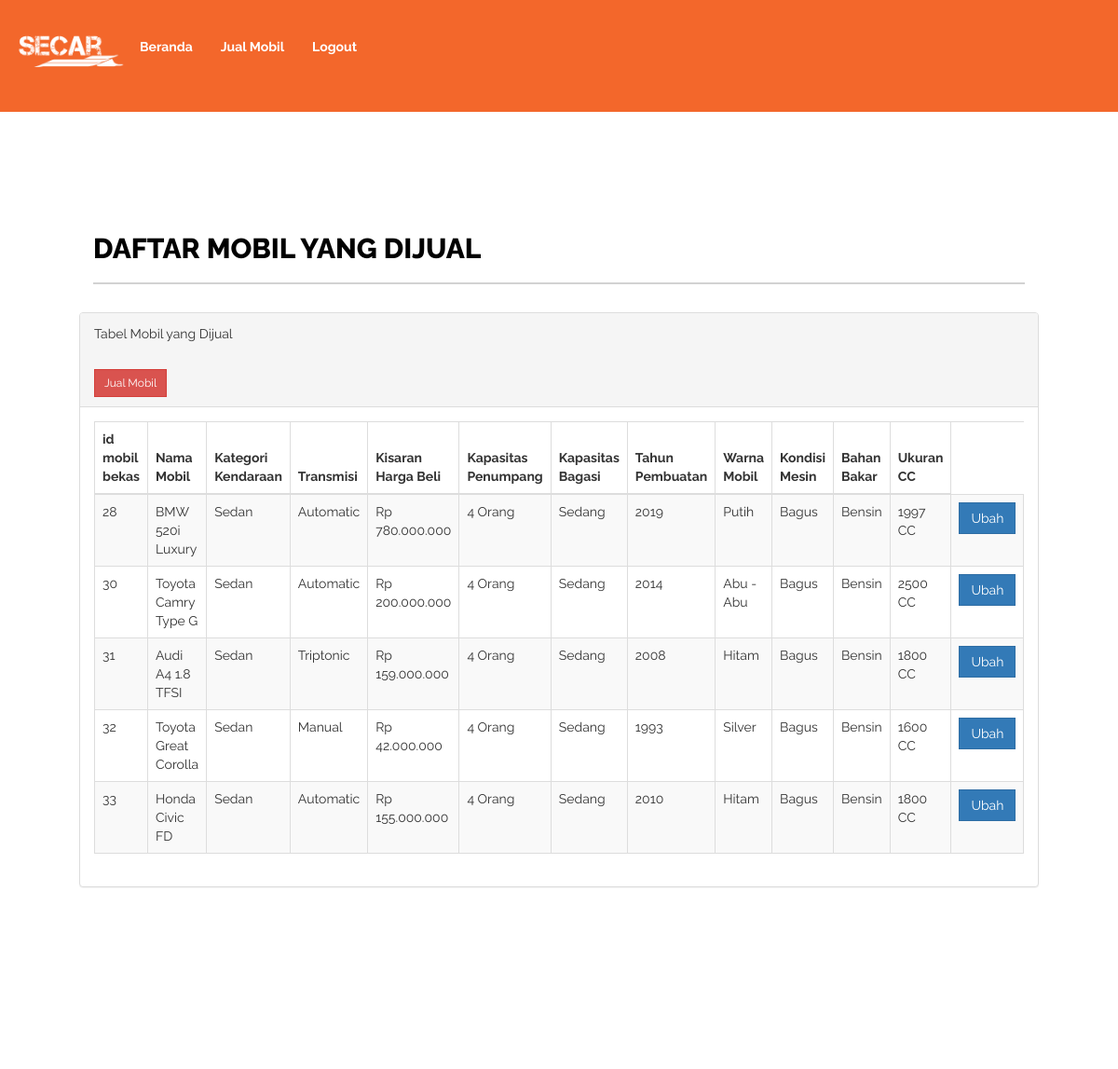
Screenshot of /penjual_alternatif.php (signed in) with the database file from the repository.
### tables this page shows
CREATE TABLE `alternatifhp` (
  `id_mobil_bekas` int(11) NOT NULL,
  `userid` int(11) NOT NULL,
  `Nama` varchar(50) NOT NULL,
  `kategori_kendaraan` varchar(20) NOT NULL,
  `Transmisi` varchar(20) NOT NULL,
  `Kisaran_harga_beli` varchar(20) NOT NULL,
  `Kapasitas_Penumpang` varchar(10) NOT NULL,
  `Kapasitas_Bagasi` varchar(20) NOT NULL,
  `Tahun_Pembuatan` varchar(5) NOT NULL,
  `Warna_Mobil` varchar(10) NOT NULL,
  `Kondisi_Mesin` varchar(20) NOT NULL,
  `Bahan_Bakar` varchar(10) NOT NULL,
  `Ukuran_CC` varchar(10) NOT NULL,
  `Telepon` varchar(14) NOT NULL
);

### session.php (called while the page is built, shortened)
<?php
$email = $_SESSION['username'];
require('./koneksi.php');
function query($query)
{
    global $dbcon;
    $result = mysqli_query($dbcon, $query);
    $rows = [];
    while ($row = mysqli_fetch_assoc($result)) {
        $rows[] = $row;
    }
    return $rows;
}
$cust = query("SELECT * FROM users WHERE userid= '$email'")[0];
?>

### penjual_alternatif.php (the view, shortened to what this page needs)
<?php
require "session.php";
$iduser = $cust["userid"];
?>
<!DOCTYPE html>
<html xmlns="http://www.w3.org/1999/xhtml">
<head>
    <link rel="stylesheet" href="https://maxcdn.bootstrapcdn.com/bootstrap/3.4.0/css/bootstrap.min.css">
    <link href="assets/css/bootstrap.css" rel="stylesheet" />
    <link href="assets/css/font-awesome.css" rel="stylesheet" />
    <link href="assets/css/style.css" rel="stylesheet" />
</head>
<body>
    <div class="container-fluid" style="background-color:  #F3672B;">
        <div class="navbar-header" style="background-color:  #F3672B;">
            <a href="index_penjual.php"><img src="assets/img/secarputih.png" alt="" width="120px" height="120px"></a>
        </div>
        <ul class="nav navbar-nav ">
            <br>
            <li><a href="index_penjual.php" style="color: white;"> <b> Beranda</b></a></li>
            <li><a href="penjual_alternatif.php" style="color: white;"> <b>Jual Mobil</b></a></li>
            <li><a href="logout.php" style="color: white;"> <b>Logout</b></a></li>
        </ul>
    </div>
    <div id="page-inner" style="padding: 100px; ">
        <div class="row">
            <div class="col-md-12">
                <h1 class="page-head-line">Daftar Mobil yang Dijual</h1>
            </div>
        </div>
        <div class="row">
            <div class="col-md-16">
                <div class="panel panel-default">
                    <div class="panel-heading">
                        Tabel Mobil yang Dijual
                        &nbsp;&nbsp;&nbsp;&nbsp;&nbsp;&nbsp;&nbsp;&nbsp;&nbsp;&nbsp;&nbsp;&nbsp;&nbsp;&nbsp;&nbsp;&nbsp;&nbsp;&nbsp;&nbsp;&nbsp;&nbsp;&nbsp;&nbsp;&nbsp;&nbsp;&nbsp;&nbsp;&nbsp;&nbsp;&nbsp;&nbsp;&nbsp;&nbsp;&nbsp;&nbsp;&nbsp;&nbsp;&nbsp;&nbsp;&nbsp;&nbsp;&nbsp;&nbsp;&nbsp;&nbsp;&nbsp;&nbsp;&nbsp;&nbsp;&nbsp;&nbsp;&nbsp;&nbsp;&nbsp;&nbsp;&nbsp;&nbsp;&nbsp;&nbsp;&nbsp;&nbsp;&nbsp;&nbsp;&nbsp;&nbsp;&nbsp;&nbsp;&nbsp;&nbsp;&nbsp;&nbsp;&nbsp;&nbsp;&nbsp;&nbsp;&nbsp;&nbsp;&nbsp;&nbsp;&nbsp;&nbsp;&nbsp;&nbsp;&nbsp;&nbsp;&nbsp;&nbsp;&nbsp;&nbsp;&nbsp;&nbsp;&nbsp;&nbsp;&nbsp;&nbsp;&nbsp;&nbsp;&nbsp;&nbsp;&nbsp;&nbsp;&nbsp;&nbsp;&nbsp;&nbsp;&nbsp;&nbsp;&nbsp;&nbsp;&nbsp;&nbsp;&nbsp;&nbsp;&nbsp;&nbsp;&nbsp;&nbsp;&nbsp;&nbsp;&nbsp;&nbsp;&nbsp;&nbsp;&nbsp;&nbsp;&nbsp;&nbsp;&nbsp;&nbsp;&nbsp;&nbsp;&nbsp;&nbsp;&nbsp;&nbsp;&nbsp;&nbsp;&nbsp;&nbsp;&nbsp;&nbsp;&nbsp;&nbsp;&nbsp;&nbsp;&nbsp;&nbsp;&nbsp;&nbsp;&nbsp;&nbsp;&nbsp;&nbsp;&nbsp;&nbsp;&nbsp;&nbsp;&nbsp;&nbsp;&nbsp;&nbsp;&nbsp;&nbsp;&nbsp;&nbsp;&nbsp;&nbsp;&nbsp;&nbsp;&nbsp;&nbsp;&nbsp;&nbsp;&nbsp;&nbsp;&nbsp;&nbsp;&nbsp;&nbsp;&nbsp;&nbsp;&nbsp;&nbsp;&nbsp;&nbsp;&nbsp;&nbsp;&nbsp;&nbsp;&nbsp;&nbsp;&nbsp;&nbsp;&nbsp;&nbsp;&nbsp;&nbsp;&nbsp;&nbsp;&nbsp;&nbsp;&nbsp;&nbsp;&nbsp;&nbsp;&nbsp;&nbsp;&nbsp;&nbsp;&nbsp;&nbsp;&nbsp;&nbsp;&nbsp;&nbsp;&nbsp;&nbsp;&nbsp;&nbsp;&nbsp;&nbsp;&nbsp;&nbsp;&nbsp;&nbsp;&nbsp;&nbsp;&nbsp;&nbsp;&nbsp;&nbsp;&nbsp;&nbsp;&nbsp;&nbsp;&nbsp;&nbsp;&nbsp;&nbsp;&nbsp;&nbsp;&nbsp;&nbsp;&nbsp;&nbsp;&nbsp;&nbsp;&nbsp;&nbsp;&nbsp;&nbsp;&nbsp;&nbsp;&nbsp;&nbsp;&nbsp;&nbsp;&nbsp;&nbsp;&nbsp;&nbsp;&nbsp;&nbsp;&nbsp;&nbsp;&nbsp;&nbsp;&nbsp;&nbsp;&nbsp;&nbsp;&nbsp;&nbsp;&nbsp;&nbsp;&nbsp;&nbsp;&nbsp;&nbsp;&nbsp;&nbsp;&nbsp;&nbsp;&nbsp;&nbsp;&nbsp;&nbsp;&nbsp;&nbsp;&nbsp;&nbsp;&nbsp;&nbsp;&nbsp;&nbsp;&nbsp;&nbsp;&nbsp;&nbsp;&nbsp;&nbsp;
                        <a href="penjual_alternatif_tambah.php"><input type="submit" value="Jual Mobil" class="btn btn btn-danger btn-sm"></a>
                    </div>
                    <div class="panel-body">
                        <div class="datatable table-responsive">
                            <table class="table table-striped table-bordered table-hover">
                                <thead>
                                    <tr>
                                        <th>id mobil bekas</th>
                                        <th>Nama Mobil</th>
                                        <th>Kategori Kendaraan</th>
                                        <th>Transmisi</th>
                                        <th>Kisaran Harga Beli</th>
                                        <th>Kapasitas Penumpang</th>
                                        <th>Kapasitas Bagasi</th>
                                        <th>Tahun Pembuatan</th>
                                        <th>Warna Mobil</th>
                                        <th>Kondisi Mesin</th>
                                        <th>Bahan Bakar</th>
                                        <th>Ukuran CC</th>
                                    </tr>
                                </thead>
                                <tbody>
                                    <?php
                                    include "koneksi.php";
                                    $result = mysqli_query($connect, "SELECT * FROM alternatifhp WHERE userid='$iduser'") or die(mysqli_error($connect));
                                    while ($data = mysqli_fetch_array($result)) {
                                    ?>
                                        <tr>
                                            <td><?php echo $data['id_mobil_bekas']; ?></td>
                                            <td><?php echo $data['Nama']; ?></td>
                                            <td><?php echo $data['kategori_kendaraan']; ?></td>
                                            <td><?php echo $data['Transmisi']; ?></td>
                                            <td><?php echo $data['Kisaran_harga_beli']; ?></td>
                                            <td><?php echo $data['Kapasitas_Penumpang']; ?></td>
                                            <td><?php echo $data['Kapasitas_Bagasi']; ?></td>
                                            <td><?php echo $data['Tahun_Pembuatan']; ?></td>
                                            <td><?php echo $data['Warna_Mobil']; ?></td>
                                            <td><?php echo $data['Kondisi_Mesin']; ?></td>
                                            <td><?php echo $data['Bahan_Bakar']; ?></td>
                                            <td><?php echo $data['Ukuran_CC']; ?></td>
                                            <td>
                                                <a href="penjual_alternatif_edit.php?id_mobil_bekas=<?php echo $data['id_mobil_bekas']; ?>" title="Edit"><button type="button" class="btn btn-primary">Ubah</button></a>
                                            </td>
                                        </tr>
                                    <?php }
                                    ?>
                                </tbody>
                            </table>
                        </div>
                    </div>
                </div>
            </div>
        </div>
    </div>
    <footer>
        &copy; 2020 SECAR | By : <a href="#" target="_blank">SECAR</a>
    </footer>
</body>
</html>

### assets/css/style.css (style rules this page uses)
body { font-family: 'Raleway', sans-serif; line-height:25px; font-size:14px; }
#page-inner { width: 100%; margin: 10px 20px 10px 0px; background-color: #fff!important; padding: 10px; min-height: 800px; }
.page-head-line { font-size: 30px; text-transform: uppercase; color: #000; font-weight: 800; padding-bottom: 20px; border-bottom: 2px solid #d2d2d2; margin-bottom: 30px; }
.btn { border-radius:0px!important; -moz-border-radius:0px!important; -webkit-border-radius:0px!important; }
.navbar-header { background: #000000; }
footer { background-color:#262626; padding:20px 50px; color:#fff; font-size:12px; }
footer a { color:#fff; }

### rows the page displays
alternatifhp: id_mobil_bekas "28", Nama "BMW 520i Luxury", kategori_kendaraan "Sedan", Transmisi "Automatic", Kisaran_harga_beli "Rp 780.000.000", Kapasitas_Penumpang "4 Orang", Kapasitas_Bagasi "Sedang", Tahun_Pembuatan "2019", Warna_Mobil "Putih", Kondisi_Mesin "Bagus", Bahan_Bakar "Bensin", Ukuran_CC "1997 CC"
alternatifhp: id_mobil_bekas "30", Nama "Toyota Camry Type G", kategori_kendaraan "Sedan", Transmisi "Automatic", Kisaran_harga_beli "Rp 200.000.000", Kapasitas_Penumpang "4 Orang", Kapasitas_Bagasi "Sedang", Tahun_Pembuatan "2014", Warna_Mobil "Abu - Abu", Kondisi_Mesin "Bagus", Bahan_Bakar "Bensin", Ukuran_CC "2500 CC"
alternatifhp: id_mobil_bekas "31", Nama "Audi A4 1.8 TFSI", kategori_kendaraan "Sedan", Transmisi "Triptonic", Kisaran_harga_beli "Rp 159.000.000", Kapasitas_Penumpang "4 Orang", Kapasitas_Bagasi "Sedang", Tahun_Pembuatan "2008", Warna_Mobil "Hitam", Kondisi_Mesin "Bagus", Bahan_Bakar "Bensin", Ukuran_CC "1800 CC"
alternatifhp: id_mobil_bekas "32", Nama "Toyota Great Corolla", kategori_kendaraan "Sedan", Transmisi "Manual", Kisaran_harga_beli "Rp 42.000.000", Kapasitas_Penumpang "4 Orang", Kapasitas_Bagasi "Sedang", Tahun_Pembuatan "1993", Warna_Mobil "Silver", Kondisi_Mesin "Bagus", Bahan_Bakar "Bensin", Ukuran_CC "1600 CC"
alternatifhp: id_mobil_bekas "33", Nama "Honda Civic FD", kategori_kendaraan "Sedan", Transmisi "Automatic", Kisaran_harga_beli "Rp 155.000.000", Kapasitas_Penumpang "4 Orang", Kapasitas_Bagasi "Sedang", Tahun_Pembuatan "2010", Warna_Mobil "Hitam", Kondisi_Mesin "Bagus", Bahan_Bakar "Bensin", Ukuran_CC "1800 CC"
